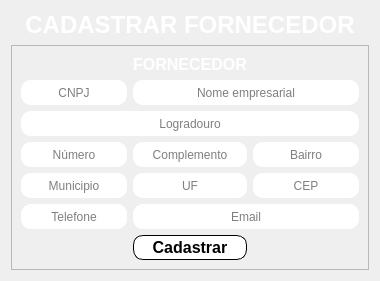
          <widget class="QWidget" name="pg_cadfornecedores">
           <attribute name="title">
            <string>Cadastrar Fornecedor</string>
           </attribute>
           <layout class="QVBoxLayout" name="verticalLayout_11">
            <item>
             <widget class="QLabel" name="label_17">
              <property name="maximumSize">
               <size>
                <width>16777215</width>
                <height>50</height>
               </size>
              </property>
              <property name="sizeIncrement">
               <size>
                <width>0</width>
                <height>0</height>
               </size>
              </property>
              <property name="text">
               <string>&lt;html&gt;&lt;head/&gt;&lt;body&gt;&lt;p align=&quot;center&quot;&gt;&lt;span style=&quot; font-size:18pt; font-weight:600; color:#ffffff;&quot;&gt;CADASTRAR FORNECEDOR&lt;/span&gt;&lt;/p&gt;&lt;/body&gt;&lt;/html&gt;</string>
              </property>
             </widget>
            </item>
            <item>
             <widget class="QFrame" name="frame_2">
              <property name="frameShape">
               <enum>QFrame::StyledPanel</enum>
              </property>
              <property name="frameShadow">
               <enum>QFrame::Raised</enum>
              </property>
              <layout class="QGridLayout" name="gridLayout">
               <item row="4" column="0">
                <widget class="QLineEdit" name="txt_cnpj_contr">
                 <property name="minimumSize">
                  <size>
                   <width>0</width>
                   <height>25</height>
                  </size>
                 </property>
                 <property name="styleSheet">
                  <string notr="true">background-color: rgb(255, 255, 255);
border-radius:10px;</string>
                 </property>
                 <property name="alignment">
                  <set>Qt::AlignCenter</set>
                 </property>
                 <property name="placeholderText">
                  <string>CNPJ</string>
                 </property>
                </widget>
               </item>
               <item row="4" column="1" colspan="2">
                <widget class="QLineEdit" name="txt_nome_contr">
                 <property name="minimumSize">
                  <size>
                   <width>0</width>
                   <height>25</height>
                  </size>
                 </property>
                 <property name="styleSheet">
                  <string notr="true">background-color: rgb(255, 255, 255);
border-radius:10px;</string>
                 </property>
                 <property name="alignment">
                  <set>Qt::AlignCenter</set>
                 </property>
                 <property name="placeholderText">
                  <string>Nome empresarial</string>
                 </property>
                </widget>
               </item>
               <item row="5" column="0" colspan="3">
                <widget class="QLineEdit" name="txt_logradouro_contr">
                 <property name="minimumSize">
                  <size>
                   <width>0</width>
                   <height>25</height>
                  </size>
                 </property>
                 <property name="styleSheet">
                  <string notr="true">background-color: rgb(255, 255, 255);
border-radius:10px;</string>
                 </property>
                 <property name="alignment">
                  <set>Qt::AlignCenter</set>
                 </property>
                 <property name="placeholderText">
                  <string>Logradouro</string>
                 </property>
                </widget>
               </item>
               <item row="6" column="0">
                <widget class="QLineEdit" name="txt_num_contr">
                 <property name="minimumSize">
                  <size>
                   <width>0</width>
                   <height>25</height>
                  </size>
                 </property>
                 <property name="styleSheet">
                  <string notr="true">background-color: rgb(255, 255, 255);
border-radius:10px;</string>
                 </property>
                 <property name="alignment">
                  <set>Qt::AlignCenter</set>
                 </property>
                 <property name="placeholderText">
                  <string>Número</string>
                 </property>
                </widget>
               </item>
               <item row="6" column="1">
                <widget class="QLineEdit" name="txt_complemento_contr">
                 <property name="minimumSize">
                  <size>
                   <width>0</width>
                   <height>25</height>
                  </size>
                 </property>
                 <property name="styleSheet">
                  <string notr="true">background-color: rgb(255, 255, 255);
border-radius:10px;</string>
                 </property>
                 <property name="alignment">
                  <set>Qt::AlignCenter</set>
                 </property>
                 <property name="placeholderText">
                  <string>Complemento</string>
                 </property>
                </widget>
               </item>
               <item row="7" column="2">
                <widget class="QLineEdit" name="txt_cep_contr">
                 <property name="minimumSize">
                  <size>
                   <width>0</width>
                   <height>25</height>
                  </size>
                 </property>
                 <property name="styleSheet">
                  <string notr="true">background-color: rgb(255, 255, 255);
border-radius:10px;</string>
                 </property>
                 <property name="alignment">
                  <set>Qt::AlignCenter</set>
                 </property>
                 <property name="placeholderText">
                  <string>CEP</string>
                 </property>
                </widget>
               </item>
               <item row="9" column="0">
                <widget class="QLineEdit" name="txt_telefone_contr">
                 <property name="minimumSize">
                  <size>
                   <width>0</width>
                   <height>25</height>
                  </size>
                 </property>
                 <property name="styleSheet">
                  <string notr="true">background-color: rgb(255, 255, 255);
border-radius:10px;</string>
                 </property>
                 <property name="alignment">
                  <set>Qt::AlignCenter</set>
                 </property>
                 <property name="placeholderText">
                  <string>Telefone</string>
                 </property>
                </widget>
               </item>
               <item row="6" column="2">
                <widget class="QLineEdit" name="txt_bairro_contr">
                 <property name="minimumSize">
                  <size>
                   <width>0</width>
                   <height>25</height>
                  </size>
                 </property>
                 <property name="styleSheet">
                  <string notr="true">background-color: rgb(255, 255, 255);
border-radius:10px;
</string>
                 </property>
                 <property name="alignment">
                  <set>Qt::AlignCenter</set>
                 </property>
                 <property name="placeholderText">
                  <string>Bairro</string>
                 </property>
                </widget>
               </item>
               <item row="7" column="0">
                <widget class="QLineEdit" name="txt_municipio_contr">
                 <property name="minimumSize">
                  <size>
                   <width>0</width>
                   <height>25</height>
                  </size>
                 </property>
                 <property name="styleSheet">
                  <string notr="true">background-color: rgb(255, 255, 255);
border-radius:10px;</string>
                 </property>
                 <property name="alignment">
                  <set>Qt::AlignCenter</set>
                 </property>
                 <property name="placeholderText">
                  <string>Municipio</string>
                 </property>
                </widget>
               </item>
               <item row="7" column="1">
                <widget class="QLineEdit" name="txt_uf_contr">
                 <property name="minimumSize">
                  <size>
                   <width>0</width>
                   <height>25</height>
                  </size>
                 </property>
                 <property name="styleSheet">
                  <string notr="true">background-color: rgb(255, 255, 255);
border-radius:10px;</string>
                 </property>
                 <property name="alignment">
                  <set>Qt::AlignCenter</set>
                 </property>
                 <property name="placeholderText">
                  <string>UF</string>
                 </property>
                </widget>
               </item>
               <item row="9" column="1" colspan="2">
                <widget class="QLineEdit" name="txt_email_contr">
                 <property name="minimumSize">
                  <size>
                   <width>0</width>
                   <height>25</height>
                  </size>
                 </property>
                 <property name="styleSheet">
                  <string notr="true">background-color: rgb(255, 255, 255);
border-radius:10px;</string>
                 </property>
                 <property name="alignment">
                  <set>Qt::AlignCenter</set>
                 </property>
                 <property name="placeholderText">
                  <string>Email</string>
                 </property>
                </widget>
               </item>
               <item row="0" column="1">
                <widget class="QLabel" name="label_2">
                 <property name="maximumSize">
                  <size>
                   <width>16777215</width>
                   <height>27</height>
                  </size>
                 </property>
                 <property name="text">
                  <string>&lt;html&gt;&lt;head/&gt;&lt;body&gt;&lt;p align=&quot;center&quot;&gt;&lt;span style=&quot; font-size:12pt; font-weight:600; color:#ffffff;&quot;&gt;FORNECEDOR&lt;/span&gt;&lt;/p&gt;&lt;/body&gt;&lt;/html&gt;</string>
                 </property>
                </widget>
               </item>
               <item row="10" column="1">
                <widget class="QPushButton" name="btn_cadforn">
                 <property name="minimumSize">
                  <size>
                   <width>0</width>
                   <height>25</height>
                  </size>
                 </property>
                 <property name="maximumSize">
                  <size>
                   <width>300</width>
                   <height>28</height>
                  </size>
                 </property>
                 <property name="font">
                  <font>
                   <pointsize>12</pointsize>
                   <weight>75</weight>
                   <bold>true</bold>
                  </font>
                 </property>
                 <property name="cursor">
                  <cursorShape>PointingHandCursor</cursorShape>
                 </property>
                 <property name="layoutDirection">
                  <enum>Qt::LeftToRight</enum>
                 </property>
                 <property name="styleSheet">
                  <string notr="true">QPushButton{	
	background-color: rgb(255, 255, 255);
	color: rgb(0, 0, 0);
	border-radius:10px;
	border-width: 2px;
	border-style: outset;
	border-color: black;
}
QPushButton:hover{
	
	background-color: rgb(255, 170, 0);
	
	color: rgb(0, 0, 0);
		
}
QPushButton:!pressed
{
  border: 1px solid black;
}</string>
                 </property>
                 <property name="text">
                  <string>Cadastrar</string>
                 </property>
                 <property name="default">
                  <bool>false</bool>
                 </property>
                </widget>
               </item>
              </layout>
             </widget>
            </item>
           </layout>
          </widget>
